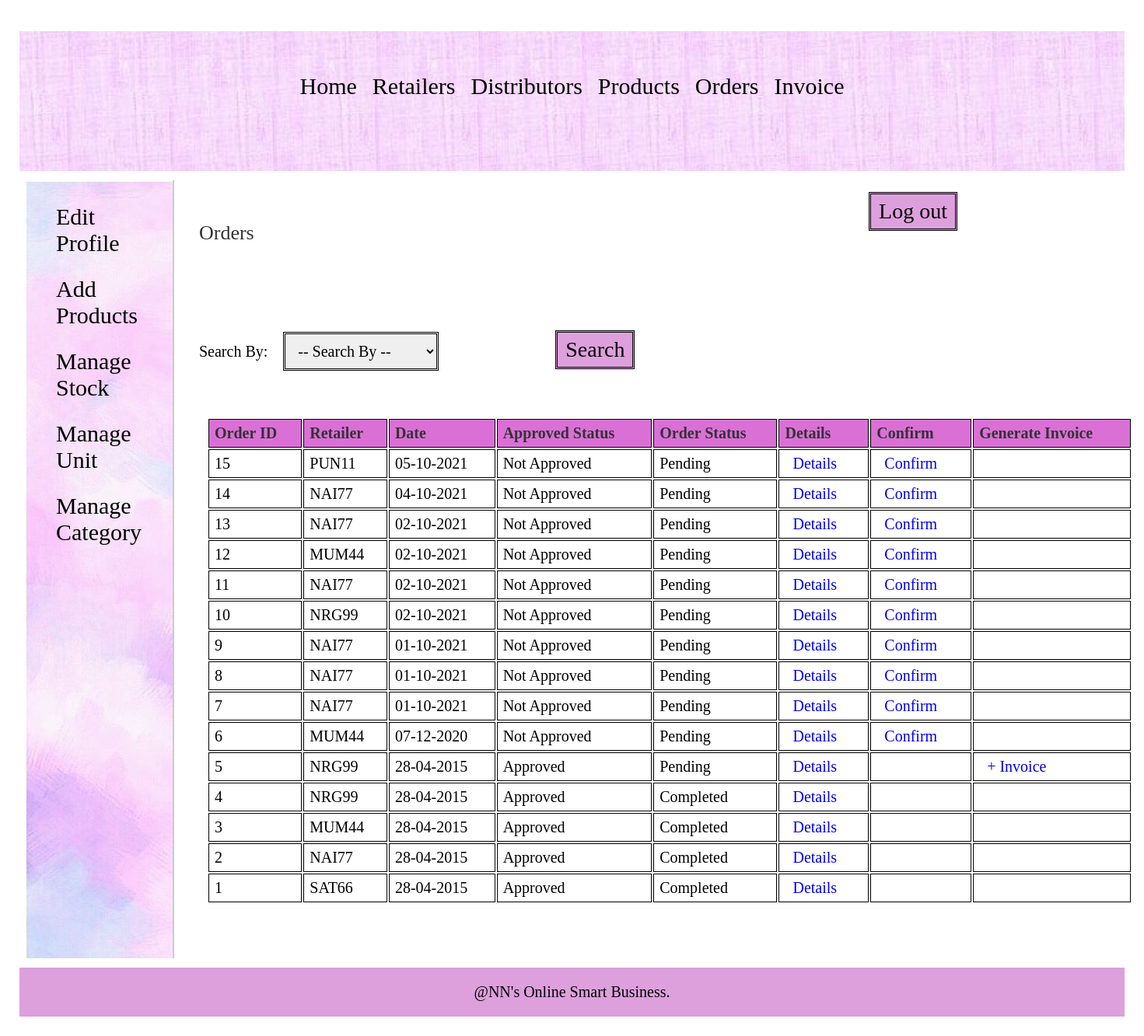
/manufacturer/view_orders.php (signed in), run on the app's committed database.
### tables this page shows
CREATE TABLE `orders` (
  `order_id` int(11) NOT NULL,
  `date` date NOT NULL,
  `retailer_id` int(11) NOT NULL,
  `approved` tinyint(1) NOT NULL,
  `status` tinyint(1) NOT NULL,
  `total_amount` decimal(10,3) NOT NULL
);

CREATE TABLE `area` (
  `area_id` int(11) NOT NULL,
  `area_name` varchar(50) NOT NULL,
  `area_code` varchar(10) NOT NULL
);

### manufacturer/view_orders.php (the view, shortened to what this page needs)
<?php
	require("../includes/config.php");
include("translate.php");
		if(isset($_SESSION['manufacturer_login'])) {
			$error = "";
			if($_SERVER['REQUEST_METHOD'] == "POST") {
				if(isset($_POST['cmbFilter'])) {
					if(!empty($_POST['txtId'])) {
						$result = validate_number($_POST['txtId']);
						if($result == 1) {
							$order_id = $_POST['txtId'];
							$query_selectOrder = "SELECT * FROM orders,retailer,area WHERE orders.retailer_id=retailer.retailer_id AND retailer.area_id=area.area_id AND order_id='$order_id' ";
							$result_selectOrder = mysqli_query($con,$query_selectOrder);
							$row_selectOrder = mysqli_fetch_array($result_selectOrder);
							if(empty($row_selectOrder)){
							   $error = "* No order was found with this ID";
							}
							else {
								mysqli_data_seek($result_selectOrder,0);
							}
						}
						else {
							$error = "* Invalid ID";
						}
					}
					else if(!empty($_POST['cmbRetailer'])) {
						$retailer_id = $_POST['cmbRetailer'];
						$query_selectOrder = "SELECT * FROM orders,retailer,area WHERE orders.retailer_id=retailer.retailer_id AND retailer.area_id=area.area_id AND orders.retailer_id='$retailer_id' ORDER BY approved,status,order_id DESC";
						$result_selectOrder = mysqli_query($con,$query_selectOrder);
						$row_selectOrder = mysqli_fetch_array($result_selectOrder);
						if(empty($row_selectOrder)){
						   $error = "* No order was found of the selected Retailer";
						}
						else {
							mysqli_data_seek($result_selectOrder,0);
						}
					}
					else if(!empty($_POST['txtDate'])) {
						$date = $_POST['txtDate'];
						$query_selectOrder = "SELECT * FROM orders,retailer,area WHERE orders.retailer_id=retailer.retailer_id AND retailer.area_id=area.area_id AND date='$date'";
						$result_selectOrder = mysqli_query($con,$query_selectOrder);
						$row_selectOrder = mysqli_fetch_array($result_selectOrder);
						if(empty($row_selectOrder)){
						   $error = "* No order was found with the selected Date";
						}
						else {
							mysqli_data_seek($result_selectOrder,0);
						}
					}
					else if(!empty($_POST['cmbStatus'])) {
						if($_POST['cmbStatus'] == "zero") {
							$status = 0;
						}
						else {
							$status = $_POST['cmbStatus'];
						}
						$query_selectOrder = "SELECT * FROM orders,retailer,area WHERE orders.retailer_id=retailer.retailer_id AND retailer.area_id=area.area_id AND status='$status' ORDER BY approved,order_id DESC";
						$result_selectOrder = mysqli_query($con,$query_selectOrder);
						$row_selectOrder = mysqli_fetch_array($result_selectOrder);
						if(empty($row_selectOrder)){
						   $error = "* No order was found";
						}
						else {
							mysqli_data_seek($result_selectOrder,0);
						}
					}
					else if(!empty($_POST['cmbApproved'])) {
						if($_POST['cmbStatus'] == "zero") {
							$approved = 0;
						}
						else {
							$approved = $_POST['cmbApproved'];
						}
						$query_selectOrder = "SELECT * FROM orders,retailer,area WHERE orders.retailer_id=retailer.retailer_id AND retailer.area_id=area.area_id AND approved='$approved' ORDER BY order_id DESC";
						$result_selectOrder = mysqli_query($con,$query_selectOrder);
						$row_selectOrder = mysqli_fetch_array($result_selectOrder);
						if(empty($row_selectOrder)){
						   $error = "* No order was found";
						}
						else {
							mysqli_data_seek($result_selectOrder,0);
						}
					}
					else {
						$error = "* Please enter the data to search for.";
					}
				}
				else {
					$error = "Please choose an option to search for.";
				}
			}
			else {
				$query_selectOrder = "SELECT * FROM orders,retailer,area WHERE orders.retailer_id=retailer.retailer_id AND retailer.area_id=area.area_id ORDER BY approved,status,order_id DESC;";
				$result_selectOrder = mysqli_query($con,$query_selectOrder);
			}
		}
		else {
			header('Location:../index.php');
		}
?>
<!DOCTYPE html>
<html>
<head>
	<link rel="stylesheet" href="../includes/main_style_sto.css" >
	<link rel="stylesheet" href="css/smoothness/jquery-ui.css">
</head>
<body>
	<?php
		include("../includes/nav_manufacturer.inc.php");
		include("../includes/aside_manufacturer.inc.php");
	?>
	<section>
		<h1>Orders</h1>
		<form action="" method="POST" class="form">
			Search By:
			<div class="input-box">
			<select name="cmbFilter" id="cmbFilter">
			<option value="" disabled selected>-- Search By --</option>
			</select>
			</div>
			<div class="input-box"> <input type="text" name="txtId" id="txtId" style="display:none;" /> </div>
			<div class="input-box">
			</div>
			<div class="input-box"> <input type="text" id="datepicker" name="txtDate" style="display:none;"/> </div>
			<div class="input-box">
			</div>
			<div class="input-box">
			</div>
			<input type="submit" class="submit_button" value="Search" /> <span class="error_message"> <?php echo $error; ?> </span>
		</form>
		<form action="" method="POST" class="form">
		<table class="table_displayData" style="margin-top:20px;">
			<tr>
				<th> Order ID </th>
				<th> Retailer </th>
				<th> Date </th>
				<th> Approved Status </th>
				<th> Order Status </th>
				<th> Details </th>
				<th> Confirm </th>
				<th> Generate Invoice </th>
			</tr>
			<?php $i=1; while($row_selectOrder = mysqli_fetch_array($result_selectOrder)) { ?>
			<tr>
				<td> <?php echo $row_selectOrder['order_id']; ?> </td>
				<td> <?php echo $row_selectOrder['area_code']; ?> </td>
				<td> <?php echo date("d-m-Y",strtotime($row_selectOrder['date'])); ?> </td>
				<td>
					<?php
						if($row_selectOrder['approved'] == 0) {
							echo "Not Approved";
						}
						else {
							echo "Approved";
						}
					?>
				</td>
				<td>
					<?php
						if($row_selectOrder['status'] == 0) {
							echo "Pending";
						}
						else {
							echo "Completed";
						}
					?>
				</td>
				<td> <a href="view_order_items.php?id=<?php echo $row_selectOrder['order_id']; ?>">Details</a> </td>
				<td>
					<?php
						if($row_selectOrder['approved'] == 0) {
							echo "<a href=\"confirm_order.php?id=".$row_selectOrder['order_id']."\">Confirm</a>";
						}
						else {
						}
					?>
				</td>
				<td>
					<?php
						if($row_selectOrder['approved'] == 1 && $row_selectOrder['status'] == 0) {
						?>
							<a href="generate_invoice.php?id=<?php echo $row_selectOrder['order_id']; ?>">+ Invoice</a>
						<?php
						}
						?>
				</td>
			</tr>
			<?php $i++; } ?>
		</table>
		</form>
	</section>
	<?php
		include("../includes/footer.inc.php");
	?>
</body>
</html>

### includes/main_style_sto.css (style rules this page uses)
* { font-family: Georgia, serif; margin:5px; padding:5px; }
a { text-decoration:none; }
.input-box { display:inline-block; margin:10px 5px; }
.input-box select { padding:10px 12px; width:200px; margin:solid black; border:double; font-size:20px; }
.submit_button { font-size:28px; margin-top:90px; margin-right:20px; padding:6px 10px; background-color: #DDA0DD; border:double; color:black; }
.error_message { margin-left:5px; color:red; }
section { width:1000px; padding:10px; padding-bottom:40px; }
section h1 { margin-bottom:10px; font-weight:normal; color:#333; font-size: 26px; }
table { border-collapse: separate; width:125%; }
.table_displayData td, .table_displayData th { border:1.5px solid black; padding: 6px 7px; text-align: left; background-color:#; }
.table_displayData th { background-color:#DA70D6 ; color:#333; }

### includes/nav_manufacturer.inc.php (style rules this page uses)
body { font-family: Arial, Helvetica, sans-serif; }
* { box-sizing: border-box; }

### data on the page
orders: order_id "15", area.area_code "PUN11", date "05-10-2021", approved "Not Approved", status "Pending"
orders: order_id "14", area.area_code "NAI77", date "04-10-2021", approved "Not Approved", status "Pending"
orders: order_id "13", area.area_code "NAI77", date "02-10-2021", approved "Not Approved", status "Pending"
orders: order_id "12", area.area_code "MUM44", date "02-10-2021", approved "Not Approved", status "Pending"
orders: order_id "11", area.area_code "NAI77", date "02-10-2021", approved "Not Approved", status "Pending"
orders: order_id "10", area.area_code "NRG99", date "02-10-2021", approved "Not Approved", status "Pending"
orders: order_id "9", area.area_code "NAI77", date "01-10-2021", approved "Not Approved", status "Pending"
orders: order_id "8", area.area_code "NAI77", date "01-10-2021", approved "Not Approved", status "Pending"
orders: order_id "7", area.area_code "NAI77", date "01-10-2021", approved "Not Approved", status "Pending"
orders: order_id "6", area.area_code "MUM44", date "07-12-2020", approved "Not Approved", status "Pending"
orders: order_id "5", area.area_code "NRG99", date "28-04-2015", approved "Approved", status "Pending"
orders: order_id "4", area.area_code "NRG99", date "28-04-2015", approved "Approved", status "Completed"
orders: order_id "3", area.area_code "MUM44", date "28-04-2015", approved "Approved", status "Completed"
orders: order_id "2", area.area_code "NAI77", date "28-04-2015", approved "Approved", status "Completed"
orders: order_id "1", area.area_code "SAT66", date "28-04-2015", approved "Approved", status "Completed"
